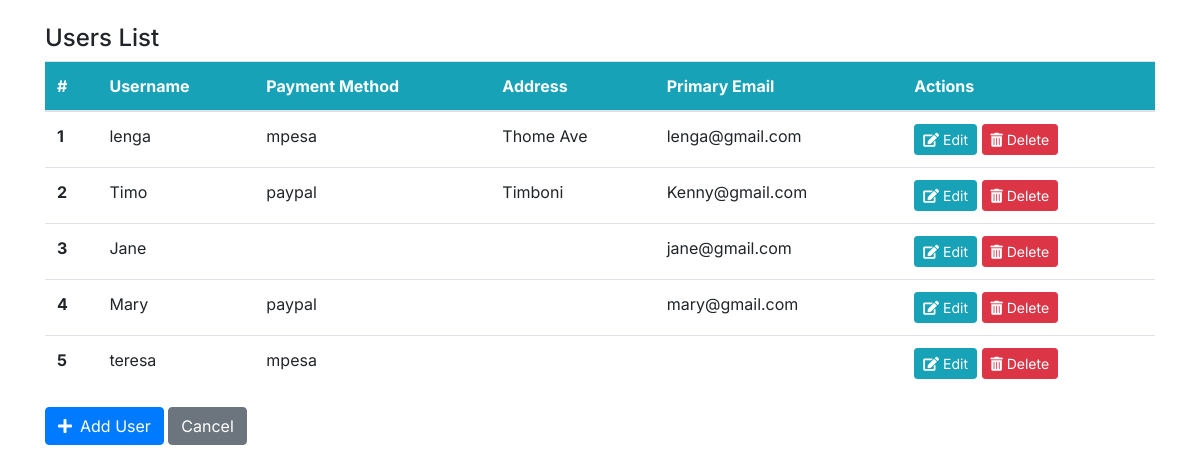
Page /users (signed in) on the committed database.
### main/models.py (models this page shows, shortened)
class Profile(models.Model):
    user = models.OneToOneField(User, on_delete=models.CASCADE)
    phone_number = models.IntegerField(blank=True)
    profile_img = models.ImageField(upload_to = 'profile_images/', default='blank-profile-picture.png')
    address = models.CharField(max_length=255, blank=True)
    bio = models.TextField(blank=True)
    primary_email = models.EmailField(max_length=255, blank=True)
    secondary_email = models.EmailField(max_length=255, blank=True)
    PAYMENT_METHOD_CHOICES = (
        ('mpesa', 'Mpesa'),
        ('paypal', 'PayPal'),
    )
    payment_method = models.CharField(max_length=10, choices=PAYMENT_METHOD_CHOICES, blank=True)
    GENDER_CHOICES = (
        ('male', 'Male'),
        ('female', 'Female'),
        ('other', 'Other'),
    )
    gender = models.CharField(max_length=10, choices=GENDER_CHOICES, blank=True)

### main/views.py (the view)
# urls.py: path('users', views.users, name='users'),
@login_required(login_url="/login")
def users(request):
    profiles = Profile.objects.select_related('user').all()
    context = {
        'profiles': profiles,
    }
    return render(request, 'users.html', context)

### templates/users.html (shortened to what this page needs)
{% load static %}
<!doctype html>
<html lang="en">
<head>
    <link rel="stylesheet" href="https://cdn.jsdelivr.net/npm/bootstrap@4.6.0/dist/css/bootstrap.min.css"
>
    <link rel="stylesheet" href="https://use.fontawesome.com/releases/v5.15.2/css/all.css"
>
    <link rel="stylesheet" href="{% static 'css/style.css' %}">
</head>
<body>
<div class="container my-4">
    <h4>Users List</h4>
    <table class="table bg-white">
        <thead class="bg-info">
        <tr class="text-white">
            <th scope="col">#</th>
            <th scope="col">Username</th>
            <th scope="col">Payment Method</th>
            <th scope="col">Address</th>
            <th scope="col">Primary Email</th>
            <th scope="col">Actions</th>
        </tr>
        </thead>
        <tbody>
        {% for profile in profiles %}
        <tr>
            <th scope="row">{{ forloop.counter }}</th>
            <td>{{ profile.user.username }}</td>
            <td>{{ profile.payment_method }}</td>
            <td>{{ profile.address }}</td>
            <td>{{ profile.primary_email }}</td>
            <td>
                <a class="btn btn-info btn-sm" href="{% url 'edit_user' profile.pk %}">
                    <i class="fas fa-edit"></i> Edit
                </a>
                <a class="btn btn-danger btn-sm" href="{% url 'delete_user' profile.pk %}">
                    <i class="fas fa-trash-alt"></i> Delete
                </a>
            </td>
        </tr>
        {% empty %}
        <tr>
            <td colspan="6" class="text-center">No profiles found.</td>
        </tr>
        {% endfor %}
        </tbody>
    </table>
    <a class="btn btn-primary" href="{% url 'add_user' %}"><i class="fas fa-plus mr-2"></i>Add User</a>
    <a href="{% url 'admin_template' %}" class="btn btn-secondary">Cancel</a>
</div>
</body>
</html>

### static/css/style.css (style rules this page uses)
body, button { font-family: "Inter", sans-serif; }
:root { --offcanvas-width: 270px; --topNavbarHeight: 56px; }
@media (min-width: 992px) { body { overflow: auto !important; } }

### rows in the picture
Profile: user.username "lenga", payment_method "mpesa", address "Thome Ave", primary_email "lenga@gmail.com"
Profile: user.username "Timo", payment_method "paypal", address "Timboni", primary_email "Kenny@gmail.com"
Profile: user.username "Jane", primary_email "jane@gmail.com"
Profile: user.username "Mary", payment_method "paypal", primary_email "mary@gmail.com"
Profile: user.username "teresa", payment_method "mpesa"
